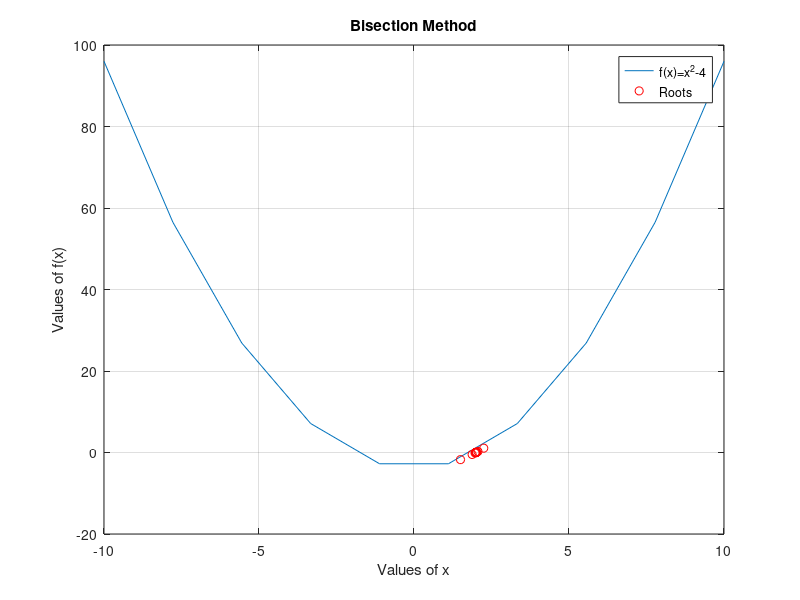

This chart was generated by the following MATLAB code:
function Bisection = Task_2 ()

function y = f(x)
    y = x.^2-4;
end

a = 0;
b = 3;
e = 1e-4;

roots = [];
i = 0;

while (b - a)  > e
    c = (a + b) / 2;
    roots = [roots; c];

    if f(c) == 0
        break;
    elseif f(a) * f(c) < 0
        b = c;
    else
        a = c;
    end

    i = i + 1;
end

fprintf('Number of iterations need is: %d\n', i);
fprintf("The root is: ");
disp(roots(end));

 x = linspace(-10, 10, 10);
 y = f(x);

 figure;
 plot(x, y);
hold on;
plot(roots, f(roots),'ro');
hold off;
xlabel('Values of x');
ylabel('Values of f(x)');
title('Bisection Method');
legend('f(x)=x^2-4', 'Roots');
grid on;
endfunction
